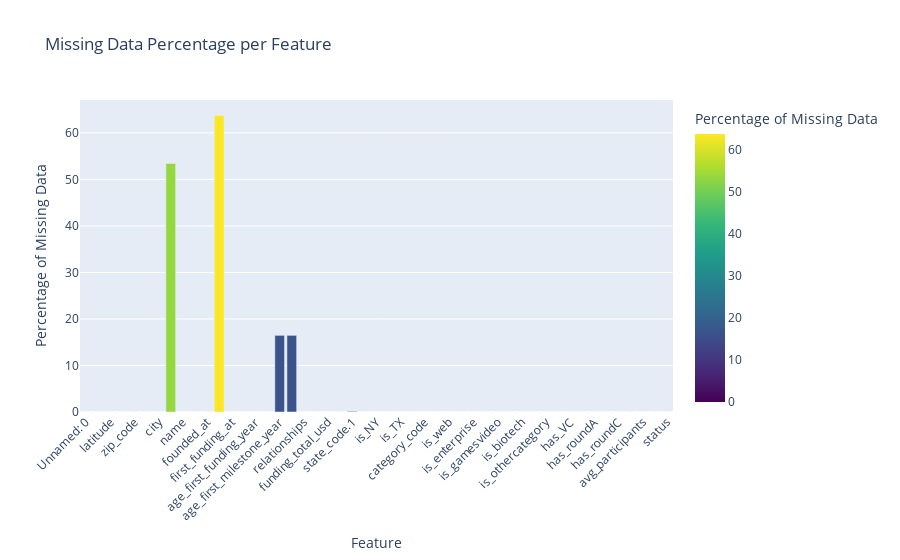

Notebook code for this chart:
### Code cell
# Generate missing data heatmap using Plotly
missing_data = df.isnull().sum().reset_index()
missing_data.columns = ['Column', 'Missing Values']
missing_data['Missing %'] = ((missing_data['Missing Values'] / df.shape[0]) * 100).round(2)

fig = px.bar(missing_data, x='Column', y='Missing %', title='Missing Data Percentage per Feature', 
             labels={'Missing %': 'Percentage of Missing Data'}, 
             color='Missing %', color_continuous_scale='Viridis')
fig.update_layout(xaxis_title="Feature", yaxis_title="Percentage of Missing Data", 
                  xaxis_tickangle=-45, showlegend=False)
fig.show()
fig.write_image("/home/ccp/Desktop/LR/archive/images/plot1.png")

### Figure 1 — Plotly figure (JSON) as saved in the notebook; plotly's stock layout.template omitted (floating-point values rounded to 4 significant figures)
{"data": [{"hovertemplate": "Column=%{x}<br>Percentage of Missing Data=%{marker.color}<extra></extra>", "legendgroup": "", "marker": {"color": [0.0, 0.0, 0.0, 0.0, 0.0, 0.0, 0.0, 53.41, 0.0, 0.0, 0.0, 63.71, 0.0, 0.0, 0.0, 0.0, 16.47, 16.47, 0.0, 0.0, 0.0, 0.0, 0.11, 0.0, 0.0, 0.0, 0.0, 0.0, 0.0, 0.0, 0.0, 0.0, 0.0, 0.0, 0.0, 0.0, 0.0, 0.0, 0.0, 0.0, 0.0, 0.0, 0.0, 0.0, 0.0, 0.0, 0.0, 0.0, 0.0], "coloraxis": "coloraxis", "pattern": {"shape": ""}}, "name": "", "orientation": "v", "showlegend": false, "textposition": "auto", "type": "bar", "x": ["Unnamed: 0", "state_code", "latitude", "longitude", "zip_code", "id", "city", "Unnamed: 6", "name", "labels", "founded_at", "closed_at", "first_funding_at", "last_funding_at", "age_first_funding_year", "age_last_funding_year", "age_first_milestone_year", "age_last_milestone_year", "relationships", "funding_rounds", "funding_total_usd", "milestones", "state_code.1", "is_CA", "is_NY", "is_MA", "is_TX", "is_otherstate", "category_code", "is_software", "is_web", "is_mobile", "is_enterprise", "is_advertising", "is_gamesvideo", "is_ecommerce", "is_biotech", "is_consulting", "is_othercategory", "object_id", "has_VC", "has_angel", "has_roundA", "has_roundB", "has_roundC", "has_roundD", "avg_participants", "is_top500", "status"], "xaxis": "x", "y": [0.0, 0.0, 0.0, 0.0, 0.0, 0.0, 0.0, 53.41, 0.0, 0.0, 0.0, 63.71, 0.0, 0.0, 0.0, 0.0, 16.47, 16.47, 0.0, 0.0, 0.0, 0.0, 0.11, 0.0, 0.0, 0.0, 0.0, 0.0, 0.0, 0.0, 0.0, 0.0, 0.0, 0.0, 0.0, 0.0, 0.0, 0.0, 0.0, 0.0, 0.0, 0.0, 0.0, 0.0, 0.0, 0.0, 0.0, 0.0, 0.0], "yaxis": "y"}], "layout": {"barmode": "relative", "coloraxis": {"colorbar": {"title": {"text": "Percentage of Missing Data"}}, "colorscale": [[0, "#440154"], [0.1111, "#482878"], [0.2222, "#3e4989"], [0.3333, "#31688e"], [0.4444, "#26828e"], [0.5556, "#1f9e89"], [0.6667, "#35b779"], [0.7778, "#6ece58"], [0.8889, "#b5de2b"], [1, "#fde725"]]}, "legend": {"tracegroupgap": 0}, "showlegend": false, "title": {"text": "Missing Data Percentage per Feature"}, "xaxis": {"anchor": "y", "domain": [0, 1], "tickangle": -45, "title": {"text": "Feature"}}, "yaxis": {"anchor": "x", "domain": [0, 1], "title": {"text": "Percentage of Missing Data"}}}}
